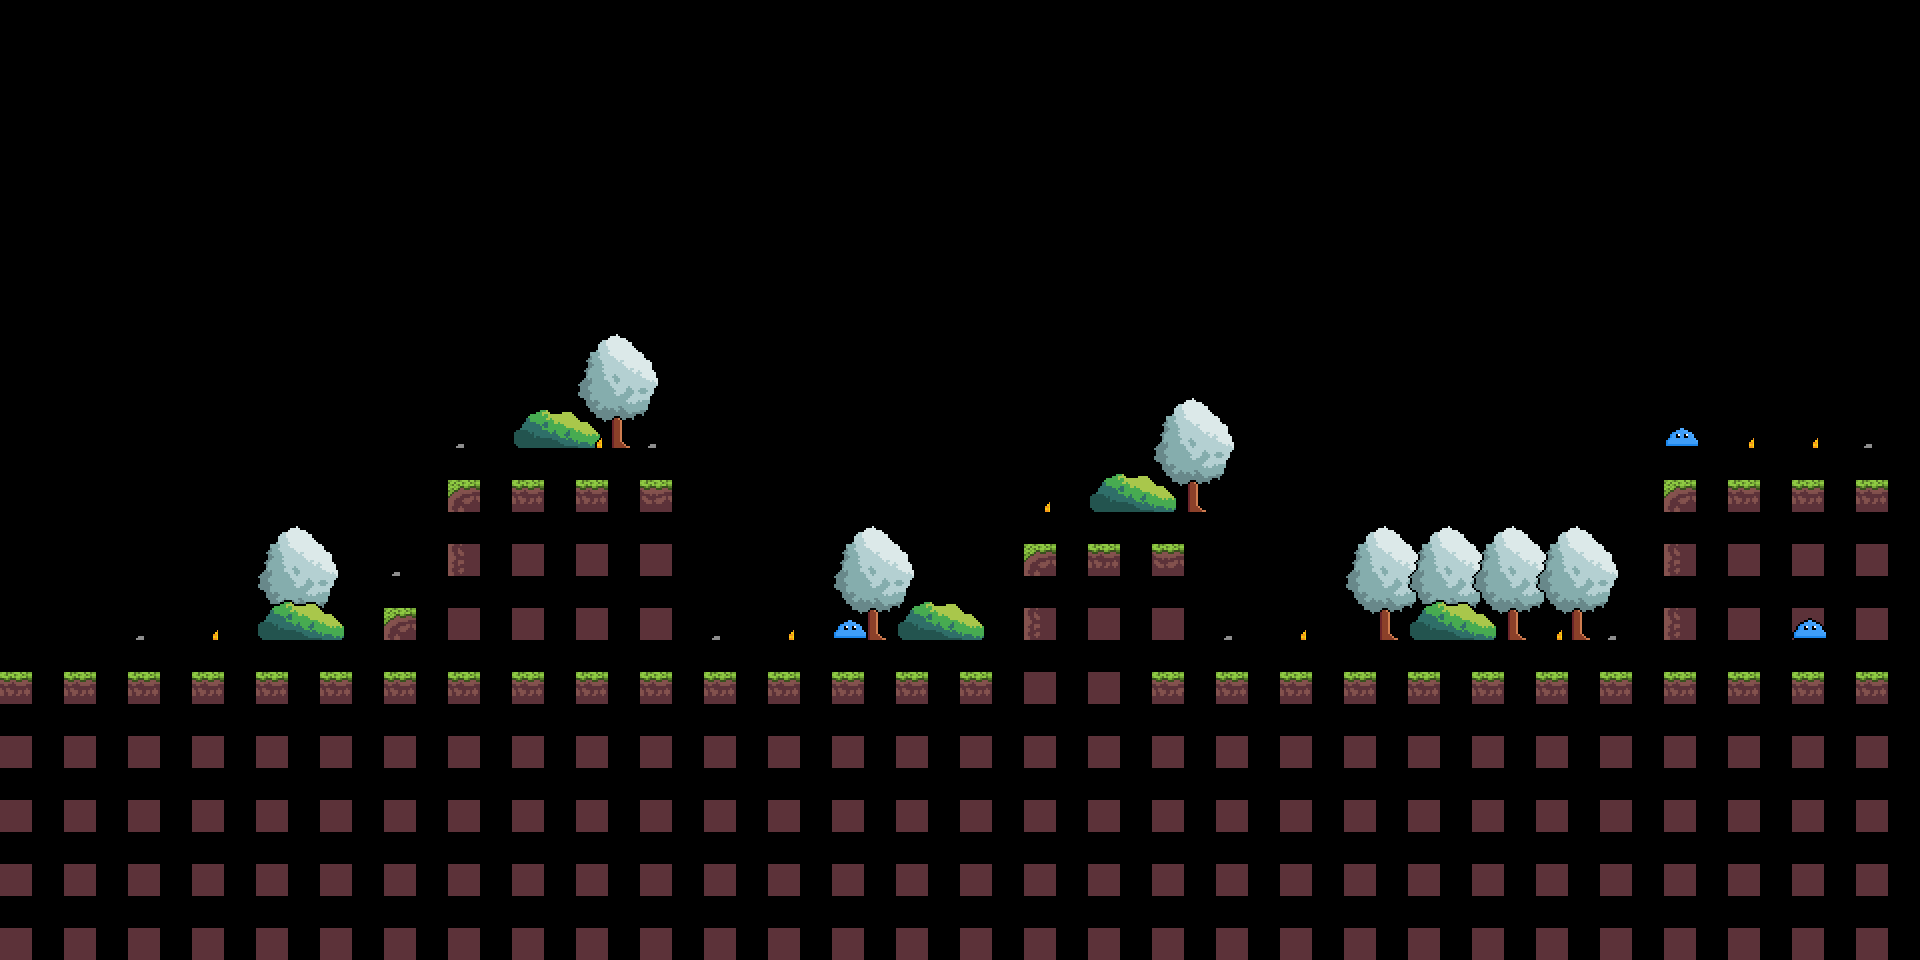

A 2D game scene composited from a Tiled map and its tileset images. What follows is a short description and the map's XML, with each tile layer's data collapsed to a summary:
An orthogonal 30x15 tile map with 64x64 px tiles, 8 tile layers (decorations, foreground, sunflowers, rocks, ...), 6 tilesets.

<map version="1.5" tiledversion="1.7.2" orientation="orthogonal" renderorder="right-down" width="30" height="15" tilewidth="64" tileheight="64" infinite="0" nextlayerid="11" nextobjectid="3">
 <tileset firstgid="1" source="../tilesets/map_tiles.tsx" />
 <tileset firstgid="9" source="../tilesets/trees_tileset.tsx" />
 <tileset firstgid="10" source="../tilesets/bushes_tileset.tsx" />
 <tileset firstgid="11" source="../tilesets/flowers_tileset.tsx" />
 <tileset firstgid="12" source="../tilesets/rocks_tileset.tsx" />
 <tileset firstgid="13" source="../tilesets/slime_tileset.tsx" />
 <layer id="5" name="decorations" width="30" height="15" locked="1">
  <data>[450 cells, 8 non-empty, 1 distinct tile ids]</data>
 </layer>
 <layer id="4" name="foreground" width="30" height="15" locked="1">
  <data>[450 cells, 5 non-empty, 1 distinct tile ids]</data>
 </layer>
 <layer id="8" name="sunflowers" width="30" height="15" locked="1">
  <data>[450 cells, 8 non-empty, 1 distinct tile ids]</data>
 </layer>
 <layer id="9" name="rocks" width="30" height="15" locked="1">
  <data>[450 cells, 8 non-empty, 1 distinct tile ids]</data>
 </layer>
 <layer id="6" name="platforms" width="30" height="15" locked="1">
  <data>[450 cells, 9 non-empty, 3 distinct tile ids]</data>
 </layer>
 <layer id="3" name="background" width="30" height="15" locked="1">
  <data>[450 cells, 16 non-empty, 4 distinct tile ids]</data>
 </layer>
 <layer id="1" name="chao" width="30" height="15" locked="1">
  <data>[450 cells, 156 non-empty, 8 distinct tile ids]</data>
 </layer>
 <layer id="10" name="slimes" width="30" height="15">
  <data>[450 cells, 3 non-empty, 1 distinct tile ids]</data>
 </layer>
</map>